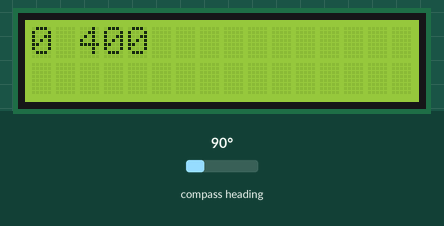
A sketch run on a simulated Arduino Uno, built with avr-gcc and run on an emulated ATmega328P. Shown: 16×2 character LCD. Wiring (inferred from the names in the program): HMC5883L compass at I2C address 0x1E. Inputs (shaded band) come from the test bench; at power-on: compass heading 90°. What the sketch prints to the serial monitor is not drawn.

Above: at 1.6 s.
1.7 s: compass heading set to 7°
At 4.2 s:
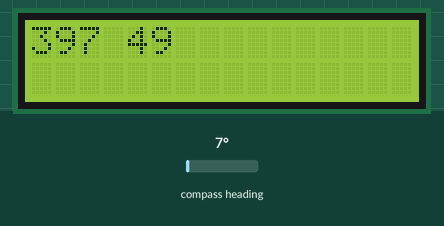
4.5 s: compass heading set to 180°
At 6.6 s:
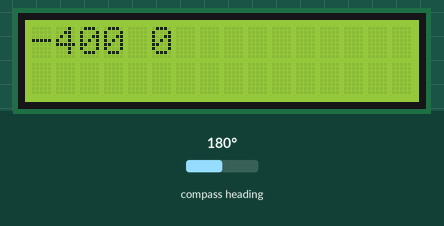
7.6 s: compass heading set to 269°
At 10.0 s:
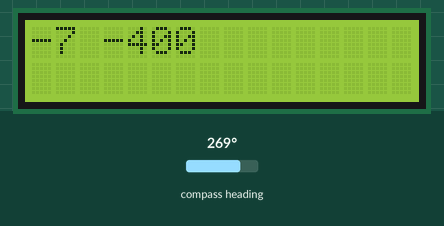
Timing chart, 0 to 11.5 s (numbered marks = the images above; inputs shaded):
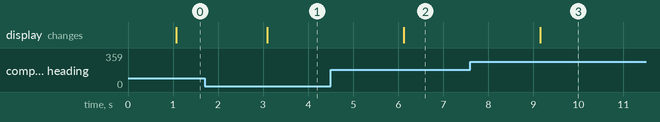

The sketch:

Orbitron_WispDDE_Arduino_Communication_Bridge_v1_1b.ino
```cpp
/*
Orbitron-WispDDE-Arduino Communication Bridge v1.0

JF Nadeau 22 feb 2015

www.nanikana-aerospace.org
*/
#include <Wire.h>

#define Addr 0x1E               // 7-bit address of HMC5883 compass
#include <LiquidCrystal_I2C.h>

/*-----( Declare Constants )-----*/
/*-----( Declare objects )-----*/
// set the LCD address to 0x27 for a 20 chars 4 line display
// Set the pins on the I2C chip used for LCD connections:
//                    addr, en,rw,rs,d4,d5,d6,d7,bl,blpol
LiquidCrystal_I2C lcd(0x27, 2, 1, 0, 4, 5, 6, 7, 3, POSITIVE);  // Set the LCD I2C address

/*-----( Declare Variables )-----*/


void setup() {
Serial.begin(9600);
lcd.begin(16,2);   // initialize the lcd for 16 chars 2 lines, turn on backlight
Wire.begin();

// HMC5883 compass  Set operating mode to continuous
  Wire.beginTransmission(Addr);
  Wire.write(byte(0x02));
  Wire.write(byte(0x00));
  Wire.endTransmission();
  lcd.clear();
 // Serial.println("HMC5883 : Starting");
//lcd.print("HMC5883 : Start");

}
void loop() {

int xm, ym, zm;

  // Initiate communications with HMC5883 compass
  Wire.beginTransmission(Addr);
  Wire.write(byte(0x03));       // Send request to X MSB register
  Wire.endTransmission();

  Wire.requestFrom(Addr, 6);    // Request 6 bytes; 2 bytes per axis
  if(Wire.available() <=6) {    // If 6 bytes available
    xm = Wire.read() << 8 | Wire.read();
    zm = Wire.read() << 8 | Wire.read();
    ym = Wire.read() << 8 | Wire.read();
  }

int satazimuth; //= 0;
int satelevation; //= 0;
if (Serial.find("Z")) {
satazimuth = Serial.parseInt(); // parses numeric characters before the space
satelevation = Serial.parseInt();// parses numeric characters after the space&EL

      }
// print the results:
lcd.clear();// clear the screen


Serial.print("SAT AZ: " );
Serial.print(satazimuth);
Serial.print ("  ANT AZ: "); Serial.println (xm);
Serial.print("SAT EL: ");
Serial.print(satelevation);
Serial.print ("  ANT EL: "); Serial.println (ym);
//lcd.println("AZ");
lcd.print(xm);
lcd.print(" ");
lcd.print(ym);
}
//}
void writeRegister(int deviceAddress, byte address, byte val) {
    Wire.beginTransmission(deviceAddress); // start transmission to device
    Wire.write(address);       // send register address
    Wire.write(val);         // send value to write
    Wire.endTransmission();     // end transmission
}

int readRegister(int deviceAddress, byte address){

    int v;
    Wire.beginTransmission(deviceAddress);
    Wire.write(address); // register to read
    Wire.endTransmission();

    Wire.requestFrom(deviceAddress, 1); // read a byte

    while(!Wire.available()) {
        // waiting
    }

    v = Wire.read();
    return v;
}
```

Measured:
- after the input at 1.7 s, the display: changes after 1.4 s (image 1)
- after the input at 4.5 s, the display: changes after 1.6 s (image 2)
- after the input at 7.6 s, the display: changes after 1.6 s (image 3)
